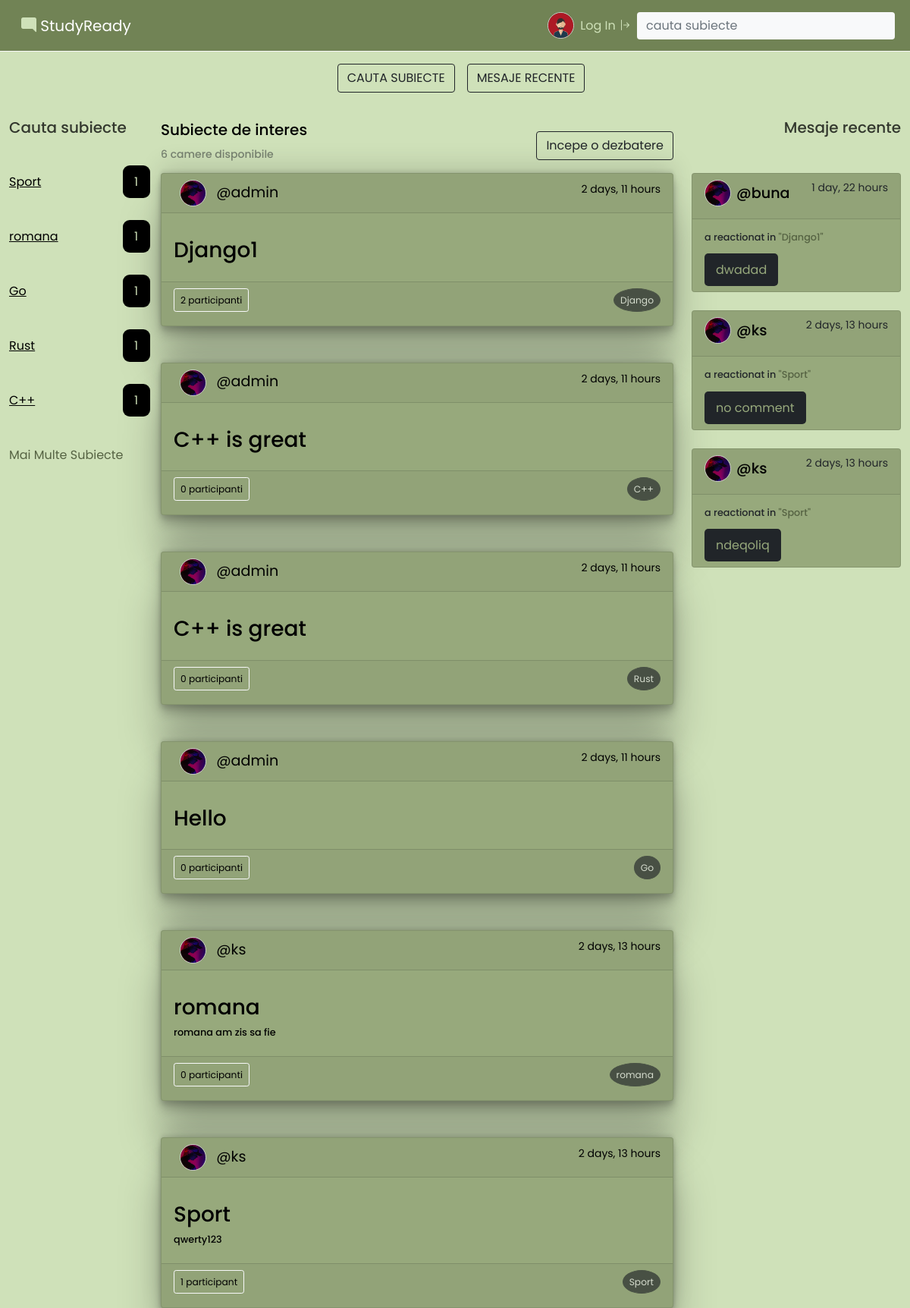
The page / on the database its author committed.
### base/models.py (models this page shows, shortened)
class Topic(models.Model):
    name = models.CharField(max_length=200)

class Room(models.Model):
    host = models.ForeignKey(User, on_delete=models.SET_NULL, null=True)
    topic = models.ForeignKey(Topic, on_delete=models.SET_NULL, null=True)
    name = models.CharField(max_length=200)
    description = models.TextField(null = True, blank=True)
    participants = models.ManyToManyField(User, related_name="participants", blank=True)
    updated = models.DateTimeField(auto_now=True)
    created = models.DateTimeField(auto_now_add=True)

class User(AbstractUser):
    name = models.CharField(max_length=200, null=True)
    email = models.EmailField(null=True, unique=True)
    about = models.TextField(null=True)
    profile = models.ImageField(null=True, default="avatar.svg")
    USERNAME_FIELD = 'email'
    REQUIRED_FIELDS = []

class Message(models.Model):
    user = models.ForeignKey(User, on_delete=models.CASCADE)
    room = models.ForeignKey(Room, on_delete=models.CASCADE)
    body = models.TextField()
    updated = models.DateTimeField(auto_now=True)
    created = models.DateTimeField(auto_now_add=True)
    def __str__(self):
        return self.body[0:50]

### base/views.py (the view)
# urls.py: path('', views.home, name="home"),
def home(request):
    page = 'home'
    q = request.GET.get('q') if request.GET.get('q') != None else ''
    rooms = Room.objects.order_by('-updated','-created').filter(
        Q(topic__name__icontains = q) |
        Q(name__icontains = q) |
        Q(description__icontains = q)
    )
    topics = Topic.objects.all()[0:5]
    room_count = rooms.count()
    recent_messages = Message.objects.order_by('-created','-updated').filter(Q(room__name__icontains=q))
    context = {'rooms': rooms, 'topics':topics,'room_count':room_count,'recent_messages':recent_messages}
    return render(request, 'base/home.html', context)

### base/templates/base/home.html (shortened to what this page needs)
{% extends 'main.html' %}
{% block content %}
<div class="bg-light" style="height: 1px;"></div>
<div class="wrapper mt-3 w-100">
   <div class="d-flex justify-content-center">
      <a class="btn btn-outline-dark mx-3" id="action_buttons--home" href="{% url 'topics' %}">CAUTA SUBIECTE</a>
      <a class="btn btn-outline-dark" id="action_buttons--home" href="{% url 'activity' %}">MESAJE RECENTE</a>
   </div>
</div>
<main id="main--home" class=" d-flex justify-content-center align-items-center">
   <div class="grid container-fluid">
      <div class="contaier row">
         <div class="col-2 d-none d-xl-block">
            <h2 class="fs-5 mt-4 mb-5 opacity-75"><span id="title--browse">Cauta subiecte</span></h2>
            <div class="wrappper">
               {% for topic in topics %}
               <div class="row mb-5" id="browse_section">
                  <div class="col fs-6">
                     <a class="fs-6" id="topic--name" href="{% url 'home' %}?q={{topic.name}}">{{topic.name}}</a>
                  </div>
                  <div class="" style="max-width: 50px;">
                     <span id="room_count" class="fs-6">{{topic.room_set.all.count}}</span>
                  </div>
               </div>
               {% endfor %}
               <div class="col fs-6" style="color:var(--color-light);">
                  <span class="fs-6"><a href="{% url 'topics' %}" style="text-decoration: none; color: var(--color-darker);">Mai Multe Subiecte</a></span>
               </div>
            </div>
         </div>
         <div class="col d-sm-col-10 mb-5">
            <div class="wrapper w-100" style="height: 100vh;">
               <div class="mt-4">
                  <div class="d-flex justify-content-between align-items-center">
                     <div class="group">
                        <h2 class="opacity-100"><span class="fs-5" id="title--study">Subiecte de interes</span></h2>
                        <h6 class="fs-6 mb-3 opacity-50 text-dark"><small>{{room_count}} camere disponibile</small></h6>
                     </div>
                     <div class="button">
                        <a href="{% url 'create-room' %}" class="btn btn-outline-dark">Incepe o dezbatere</a>
                     </div>
                  </div>
               </div>
               {% for room in rooms %}
               <div class="card mb-5" id="ca d--message" style="box-shadow: rgba(0, 0, 0, 0.25) 0px 54px 55px, rgba(0, 0, 0, 0.12) 0px -12px 30px, rgba(0, 0, 0, 0.12) 0px 4px 6px, rgba(0, 0, 0, 0.17) 0px 12px 13px, rgba(0, 0, 0, 0.09) 0px -3px 5px; background-color: var(--color-light);">
                  <div class="card-header">
                     <div class="wrappper d-flex justify-content-between">
                        <div class="">
                           <small id="user--name"><img src="{{room.host.profile.url}}" alt="profile photo" style="width: 35px; height:35px ;  border-radius: 50%; border: 1px solid #ccc;" class="mx-2"> <a href="{% url 'profile' room.host.id %}" style="text-decoration: none; color: black;">@{{room.host.username}}</a></small>
                        </div>
                        <div class="">
                           <small style="color: var(--color-black);">{{ room.created | timesince }}</small>
                        </div>
                     </div>
                  </div>
                  <div class="card-body">
                     <h5 class="card-title mt-3 fs-3 d-sm-fs-5"><a href="{% url 'room' room.id %}" style="text-decoration: none; color: black;" id="title_link_a_home">{{room.name}}</a></h5>
                     <h6><a href="{% url 'room' room.id %}" style="text-decoration:none; color: black;">{{room.description}}</a></h6>
                  </div>
                  <div class="card-footer w-100">
                     <div class="wrapper d-flex justify-content-between w-100">
                        <a href="#" class="btn btn-outline-light btn-sm">
                        <small class="text-light">
                        {% if room.participants.all.count == 1 %}
                        <span style="color:var(--color-black);">{{room.participants.all.count}} participant</span>
                        {% else %}
                        <span style="color:var(--color-black);">{{room.participants.all.count}} participanti</span>
                        {% endif %}
                        </small>
                        </a>
                        <button class="btn btn-dark disabled btn-sm rounded-circle">
                        <small class="text-light">{{room.topic.name}}</small>
                        </button>
                     </div>
                  </div>
               </div>
               {% endfor %}
            </div>
         </div>
         <div class="col-3 d-none d-xl-block">
            <div class="">
               <h2 class="fs-5 mt-4 mb-5 opacity-75 d-flex justify-content-end"><span id="title--recent">Mesaje recente</span></h2>
               <div class="wrappper">
                  {% for message in recent_messages %}
                  <div class="card w-100 mb-4" style="width: 18rem;" id="recent--card">
                     <div class="card-header d-flex justify-content-between align-items-middle">
                        <h5 class="card-title text-end"><img src="{{message.user.profile.url}}" alt="profile photo" style="width: 35px; height: 35px;  border-radius: 50%; border: 1px solid #ccc; margin-right: 7px;"><a href="{% url 'profile' message.user.id %}" style="text-decoration:none; color: black; vertical-align: middle;">@{{message.user.username}} </a> </h5>
                        <small>{{message.created|timesince}}</small>
                     </div>
                     <div class="card-body">
                        <h6 class="card-text mb-4 text-end">a reactionat in <a href="{% url 'room' message.room.id %}" style="text-decoration:none ; color: var(--color-darker);">"{{message.room.name}}" </a></h6>
                        <a href="{% url 'room' message.room.id %}" id="message--a"><span class="bg-dark" id="message">{{message}}</span></a>
                     </div>
                  </div>
                  {% endfor %}
               </div>
            </div>
         </div>
      </div>
   </div>
</main>
{% endblock content %}

### static/styles/style.css (style rules this page uses)
h2 { font-size: 3.0vh; }
h5 { font-size: 1.2rem; }
h6 { font-size: 0.8rem; }
body { background-color: #cfe1b9; }
#title--recent { color: var(--color-black); }
#title--study { color: var(--color-black); }
#title--browse { color: var(--color-black); }
#topic--name { color: var(--color-black); }
#room_count { padding: 10px 15px; background-color: var(--color-black); color: var(--color-intense); border-radius: 9px; letter-spacing: 1px; }
#user--name { color: #000; font-size: 1.2rem; }
#message { padding: 10px 15px; border-radius: 5px; }
#message--a { text-decoration: none; color: var(--color-light); }
#recent--card { background-color: var(--color-light); }
:root { --color-black: #000; --color-dark-blue: #718355; --color-darker: #566343; --color-light: #97a97c; --color-gray: #e5e5e5; --color-white: #fff; --color-back: #3A97E0; --color-intense: #cfe1b9; }
.wrapper { border: none; width: 30px; border-radius: 50%; margin-bottom: 10px; vertical-align: bottom; }
#action_buttons--home { display: none; }
@media only screen and (max-width: 1201px) { #action_buttons--home { display: block; } }

### rows shown on the page
Topic: name "Sport", room_set.all.count "1"
Topic: name "romana", room_set.all.count "1"
Topic: name "Go", room_set.all.count "1"
Topic: name "Rust", room_set.all.count "1"
Topic: name "C++", room_set.all.count "1"
Room: host.profile (picture), host.username "admin", created "2 days, 11 hours", name "Django1", participants.all.count "2", topic.name "Django"
Room: host.profile (picture), host.username "admin", created "2 days, 11 hours", name "C++ is great", participants.all.count "0", topic.name "C++"
Room: host.profile (picture), host.username "admin", created "2 days, 11 hours", name "C++ is great", participants.all.count "0", topic.name "Rust"
Room: host.profile (picture), host.username "admin", created "2 days, 11 hours", name "Hello", participants.all.count "0", topic.name "Go"
Room: host.profile (picture), host.username "ks", created "2 days, 13 hours", name "romana", description "romana am zis sa fie", participants.all.count "0", topic.name "romana"
Room: host.profile (picture), host.username "ks", created "2 days, 13 hours", name "Sport", description "qwerty123", participants.all.count "1", topic.name "Sport"
Message: user.profile (picture), user.username "buna", created "1 day, 22 hours", room.name "Django1", body "dwadad"
Message: user.profile (picture), user.username "ks", created "2 days, 13 hours", room.name "Sport", body "no comment"
Message: user.profile (picture), user.username "ks", created "2 days, 13 hours", room.name "Sport", body "ndeqoliq"

### other values the page prints
{{ room_count }} "6"
